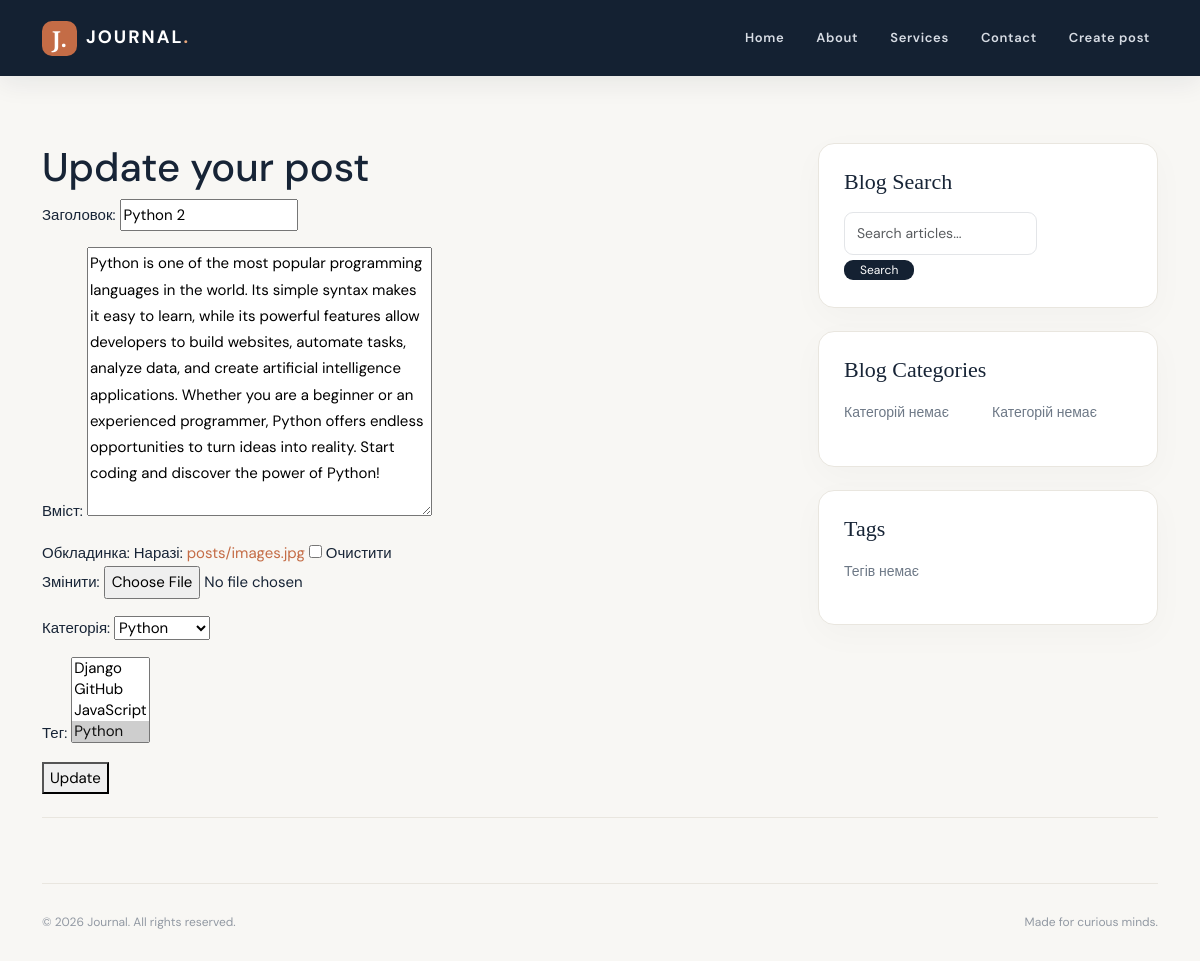
Page /posts/update/6/ (signed in) on the committed database.
### blog/models.py (models this page shows, shortened)
class Post(models.Model):
    title = models.CharField(max_length=200, verbose_name='Заголовок', unique=True)
    content = models.TextField(verbose_name='Вміст')
    published_date = models.DateTimeField(auto_now_add=True, verbose_name='Дата публікації')
    category = models.ForeignKey(Category, on_delete=models.CASCADE, verbose_name='Категорія')
    user = models.ForeignKey(User, on_delete=models.CASCADE, verbose_name='Автор')
    tags = models.ManyToManyField(Tag, blank=True, verbose_name='Тег')
    image = models.ImageField(upload_to='posts/', blank=True, verbose_name='Обкладинка')
    class Meta:
        ordering = ['-published_date']
        verbose_name = 'Публікація'
        verbose_name_plural = 'Публікації'

### blog/views.py (the view)
# urls.py: path('posts/update/<int:id>/', views.post_update, name='post_update'),
def post_update(request, id):
    post = get_object_or_404(Post, id=id, user=request.user)
    if request.method == 'POST':
        form = PostForm(request.POST, request.FILES, instance=post)
        if form.is_valid():
            form.save()
            return redirect('/')
    else:
        form = PostForm(instance=post)
    return render(request, 'blog/post_update.html', {'form': form})

### blog/forms.py
class PostForm(forms.ModelForm):
    class Meta:
        model = Post
        fields = ('title', 'content', 'image', 'category', 'tags')
        widgets = {}
        labels = {'title': "Заголовок"}

### blog/models.py (called while the page is built)
    def __str__(self):
        return self.name

    def __str__(self):
        return self.name

### templates/blog/post_update.html (shortened to what this page needs)
{% extends 'base.html' %}
{% load static %}
{% block content %}
<h1>Update your post</h1>
<form method="POST">
    {{ form.as_p }}
        <button type="submit">
            Update
        </button>
</form>
{% endblock %}

### static/blog/css/site.css (style rules this page uses)
:root { --ink:#172436;--muted:#6c7787;--accent:#c46c46;--paper:#f8f7f4;--line:#e9e6df }
* { box-sizing:border-box }
html { scroll-behavior:smooth }
body { background:var(--paper);color:var(--ink);font-family:'DM Sans',Arial,sans-serif;line-height:1.75;font-size:15px;padding-top:88px }
a { color:var(--accent);text-decoration:none;transition:color .2s }

### rows in the picture
Post: title "Python 2", content "Python is one of the most popular programming languages in the world. Its simple syntax makes it easy to learn, while its powerful features allow developers to build websites, automate tasks, analyze data, and create artificial intelligence applications. Whether you are a beginner or an experienced programmer, Python offers endless opportunities to turn ideas into reality. Start coding and discover the power of Python!", category "Python"
